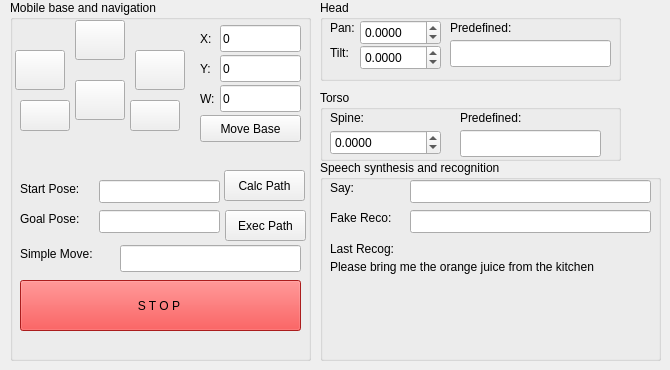
    <widget class="QWidget" name="tabGeneral">
     <attribute name="title">
      <string>General</string>
     </attribute>
     <widget class="QGroupBox" name="gbNavig">
      <property name="geometry">
       <rect>
        <x>10</x>
        <y>0</y>
        <width>301</width>
        <height>361</height>
       </rect>
      </property>
      <property name="styleSheet">
       <string notr="true"/>
      </property>
      <property name="title">
       <string>Mobile base and navigation</string>
      </property>
      <widget class="QPushButton" name="navBtnExecPath">
       <property name="geometry">
        <rect>
         <x>215</x>
         <y>210</y>
         <width>81</width>
         <height>31</height>
        </rect>
       </property>
       <property name="text">
        <string>Exec Path</string>
       </property>
      </widget>
      <widget class="QLineEdit" name="navTxtStartPose">
       <property name="geometry">
        <rect>
         <x>89</x>
         <y>180</y>
         <width>121</width>
         <height>23</height>
        </rect>
       </property>
      </widget>
      <widget class="QLineEdit" name="navTxtGoalPose">
       <property name="geometry">
        <rect>
         <x>89</x>
         <y>210</y>
         <width>121</width>
         <height>23</height>
        </rect>
       </property>
      </widget>
      <widget class="QLabel" name="navLblStartPose">
       <property name="geometry">
        <rect>
         <x>10</x>
         <y>180</y>
         <width>81</width>
         <height>17</height>
        </rect>
       </property>
       <property name="text">
        <string>Start Pose:</string>
       </property>
      </widget>
      <widget class="QPushButton" name="navBtnCalcPath">
       <property name="geometry">
        <rect>
         <x>214</x>
         <y>170</y>
         <width>81</width>
         <height>31</height>
        </rect>
       </property>
       <property name="text">
        <string>Calc Path</string>
       </property>
      </widget>
      <widget class="QLabel" name="navLblGoalPose">
       <property name="geometry">
        <rect>
         <x>10</x>
         <y>210</y>
         <width>81</width>
         <height>17</height>
        </rect>
       </property>
       <property name="text">
        <string>Goal Pose:</string>
       </property>
      </widget>
      <widget class="QLabel" name="navLblMove">
       <property name="geometry">
        <rect>
         <x>10</x>
         <y>245</y>
         <width>101</width>
         <height>17</height>
        </rect>
       </property>
       <property name="text">
        <string>Simple Move:</string>
       </property>
      </widget>
      <widget class="QLineEdit" name="navTxtMove">
       <property name="geometry">
        <rect>
         <x>110</x>
         <y>245</y>
         <width>181</width>
         <height>27</height>
        </rect>
       </property>
      </widget>
      <widget class="QLineEdit" name="txtLinearX">
       <property name="geometry">
        <rect>
         <x>210</x>
         <y>25</y>
         <width>81</width>
         <height>27</height>
        </rect>
       </property>
       <property name="text">
        <string>0</string>
       </property>
      </widget>
      <widget class="QLabel" name="label_2">
       <property name="geometry">
        <rect>
         <x>190</x>
         <y>30</y>
         <width>16</width>
         <height>17</height>
        </rect>
       </property>
       <property name="text">
        <string>X:</string>
       </property>
      </widget>
      <widget class="QPushButton" name="btnTurnRight">
       <property name="geometry">
        <rect>
         <x>125</x>
         <y>50</y>
         <width>50</width>
         <height>40</height>
        </rect>
       </property>
       <property name="text">
        <string/>
       </property>
       <property name="iconSize">
        <size>
         <width>32</width>
         <height>32</height>
        </size>
       </property>
      </widget>
      <widget class="QPushButton" name="btnFwd">
       <property name="geometry">
        <rect>
         <x>65</x>
         <y>20</y>
         <width>50</width>
         <height>40</height>
        </rect>
       </property>
       <property name="text">
        <string/>
       </property>
       <property name="iconSize">
        <size>
         <width>32</width>
         <height>32</height>
        </size>
       </property>
      </widget>
      <widget class="QPushButton" name="btnTurnLeft">
       <property name="geometry">
        <rect>
         <x>5</x>
         <y>50</y>
         <width>50</width>
         <height>40</height>
        </rect>
       </property>
       <property name="text">
        <string/>
       </property>
       <property name="iconSize">
        <size>
         <width>32</width>
         <height>32</height>
        </size>
       </property>
      </widget>
      <widget class="QLineEdit" name="txtAngular">
       <property name="geometry">
        <rect>
         <x>210</x>
         <y>85</y>
         <width>81</width>
         <height>27</height>
        </rect>
       </property>
       <property name="text">
        <string>0</string>
       </property>
      </widget>
      <widget class="QLabel" name="label_3">
       <property name="geometry">
        <rect>
         <x>190</x>
         <y>60</y>
         <width>16</width>
         <height>17</height>
        </rect>
       </property>
       <property name="text">
        <string>Y:</string>
       </property>
      </widget>
      <widget class="QLabel" name="label_4">
       <property name="geometry">
        <rect>
         <x>190</x>
         <y>90</y>
         <width>16</width>
         <height>17</height>
        </rect>
       </property>
       <property name="text">
        <string>W:</string>
       </property>
      </widget>
      <widget class="QPushButton" name="btnBwd">
       <property name="geometry">
        <rect>
         <x>65</x>
         <y>80</y>
         <width>50</width>
         <height>40</height>
        </rect>
       </property>
       <property name="text">
        <string/>
       </property>
       <property name="iconSize">
        <size>
         <width>32</width>
         <height>32</height>
        </size>
       </property>
      </widget>
      <widget class="QPushButton" name="btnCmdVel">
       <property name="geometry">
        <rect>
         <x>190</x>
         <y>115</y>
         <width>101</width>
         <height>27</height>
        </rect>
       </property>
       <property name="text">
        <string>Move Base</string>
       </property>
      </widget>
      <widget class="QLineEdit" name="txtLinearY">
       <property name="geometry">
        <rect>
         <x>210</x>
         <y>55</y>
         <width>81</width>
         <height>27</height>
        </rect>
       </property>
       <property name="text">
        <string>0</string>
       </property>
      </widget>
      <widget class="QPushButton" name="btnStop">
       <property name="geometry">
        <rect>
         <x>10</x>
         <y>280</y>
         <width>281</width>
         <height>51</height>
        </rect>
       </property>
       <property name="palette">
        <palette>
         <active>
          <colorrole role="WindowText">
           <brush brushstyle="SolidPattern">
            <color alpha="255">
             <red>0</red>
             <green>0</green>
             <blue>0</blue>
            </color>
           </brush>
          </colorrole>
          <colorrole role="Button">
           <brush brushstyle="SolidPattern">
            <color alpha="255">
             <red>239</red>
             <green>41</green>
             <blue>41</blue>
            </color>
           </brush>
          </colorrole>
          <colorrole role="Light">
           <brush brushstyle="SolidPattern">
            <color alpha="255">
             <red>255</red>
             <green>147</green>
             <blue>147</blue>
            </color>
           </brush>
          </colorrole>
          <colorrole role="Midlight">
           <brush brushstyle="SolidPattern">
            <color alpha="255">
             <red>247</red>
             <green>94</green>
             <blue>94</blue>
            </color>
           </brush>
          </colorrole>
          <colorrole role="Dark">
           <brush brushstyle="SolidPattern">
            <color alpha="255">
             <red>119</red>
             <green>20</green>
             <blue>20</blue>
            </color>
           </brush>
          </colorrole>
          <colorrole role="Mid">
           <brush brushstyle="SolidPattern">
            <color alpha="255">
             <red>159</red>
             <green>27</green>
             <blue>27</blue>
            </color>
           </brush>
          </colorrole>
          <colorrole role="Text">
           <brush brushstyle="SolidPattern">
            <color alpha="255">
             <red>0</red>
             <green>0</green>
             <blue>0</blue>
            </color>
           </brush>
          </colorrole>
          <colorrole role="BrightText">
           <brush brushstyle="SolidPattern">
            <color alpha="255">
             <red>255</red>
             <green>255</green>
             <blue>255</blue>
            </color>
           </brush>
          </colorrole>
          <colorrole role="ButtonText">
           <brush brushstyle="SolidPattern">
            <color alpha="255">
             <red>0</red>
             <green>0</green>
             <blue>0</blue>
            </color>
           </brush>
          </colorrole>
          <colorrole role="Base">
           <brush brushstyle="SolidPattern">
            <color alpha="255">
             <red>255</red>
             <green>255</green>
             <blue>255</blue>
            </color>
           </brush>
          </colorrole>
          <colorrole role="Window">
           <brush brushstyle="SolidPattern">
            <color alpha="255">
             <red>239</red>
             <green>41</green>
             <blue>41</blue>
            </color>
           </brush>
          </colorrole>
          <colorrole role="Shadow">
           <brush brushstyle="SolidPattern">
            <color alpha="255">
             <red>0</red>
             <green>0</green>
             <blue>0</blue>
            </color>
           </brush>
          </colorrole>
          <colorrole role="AlternateBase">
           <brush brushstyle="SolidPattern">
            <color alpha="255">
             <red>247</red>
             <green>148</green>
             <blue>148</blue>
            </color>
           </brush>
          </colorrole>
          <colorrole role="ToolTipBase">
           <brush brushstyle="SolidPattern">
            <color alpha="255">
             <red>255</red>
             <green>255</green>
             <blue>220</blue>
            </color>
           </brush>
          </colorrole>
          <colorrole role="ToolTipText">
           <brush brushstyle="SolidPattern">
            <color alpha="255">
             <red>0</red>
             <green>0</green>
             <blue>0</blue>
            </color>
           </brush>
          </colorrole>
          <colorrole role="PlaceholderText">
           <brush brushstyle="NoBrush">
            <color alpha="128">
             <red>0</red>
             <green>0</green>
             <blue>0</blue>
            </color>
           </brush>
          </colorrole>
         </active>
         <inactive>
          <colorrole role="WindowText">
           <brush brushstyle="SolidPattern">
            <color alpha="255">
             <red>0</red>
             <green>0</green>
             <blue>0</blue>
            </color>
           </brush>
          </colorrole>
          <colorrole role="Button">
           <brush brushstyle="SolidPattern">
            <color alpha="255">
             <red>239</red>
             <green>41</green>
             <blue>41</blue>
            </color>
           </brush>
          </colorrole>
          <colorrole role="Light">
           <brush brushstyle="SolidPattern">
            <color alpha="255">
             <red>255</red>
             <green>147</green>
             <blue>147</blue>
            </color>
           </brush>
          </colorrole>
          <colorrole role="Midlight">
           <brush brushstyle="SolidPattern">
            <color alpha="255">
             <red>247</red>
             <green>94</green>
             <blue>94</blue>
            </color>
           </brush>
          </colorrole>
          <colorrole role="Dark">
           <brush brushstyle="SolidPattern">
            <color alpha="255">
             <red>119</red>
             <green>20</green>
             <blue>20</blue>
            </color>
           </brush>
          </colorrole>
          <colorrole role="Mid">
           <brush brushstyle="SolidPattern">
            <color alpha="255">
             <red>159</red>
             <green>27</green>
             <blue>27</blue>
            </color>
           </brush>
          </colorrole>
          <colorrole role="Text">
           <brush brushstyle="SolidPattern">
            <color alpha="255">
             <red>0</red>
             <green>0</green>
             <blue>0</blue>
            </color>
           </brush>
          </colorrole>
          <colorrole role="BrightText">
           <brush brushstyle="SolidPattern">
            <color alpha="255">
             <red>255</red>
             <green>255</green>
             <blue>255</blue>
            </color>
           </brush>
          </colorrole>
          <colorrole role="ButtonText">
           <brush brushstyle="SolidPattern">
            <color alpha="255">
             <red>0</red>
             <green>0</green>
             <blue>0</blue>
            </color>
           </brush>
          </colorrole>
          <colorrole role="Base">
           <brush brushstyle="SolidPattern">
            <color alpha="255">
             <red>255</red>
             <green>255</green>
             <blue>255</blue>
            </color>
           </brush>
          </colorrole>
          <colorrole role="Window">
           <brush brushstyle="SolidPattern">
            <color alpha="255">
             <red>239</red>
             <green>41</green>
             <blue>41</blue>
            </color>
           </brush>
          </colorrole>
          <colorrole role="Shadow">
           <brush brushstyle="SolidPattern">
            <color alpha="255">
             <red>0</red>
             <green>0</green>
             <blue>0</blue>
            </color>
           </brush>
          </colorrole>
          <colorrole role="AlternateBase">
           <brush brushstyle="SolidPattern">
            <color alpha="255">
             <red>247</red>
             <green>148</green>
             <blue>148</blue>
            </color>
           </brush>
          </colorrole>
          <colorrole role="ToolTipBase">
           <brush brushstyle="SolidPattern">
            <color alpha="255">
             <red>255</red>
             <green>255</green>
             <blue>220</blue>
            </color>
           </brush>
          </colorrole>
          <colorrole role="ToolTipText">
           <brush brushstyle="SolidPattern">
            <color alpha="255">
             <red>0</red>
             <green>0</green>
             <blue>0</blue>
            </color>
           </brush>
          </colorrole>
          <colorrole role="PlaceholderText">
           <brush brushstyle="NoBrush">
            <color alpha="128">
             <red>0</red>
             <green>0</green>
             <blue>0</blue>
            </color>
           </brush>
          </colorrole>
         </inactive>
         <disabled>
          <colorrole role="WindowText">
           <brush brushstyle="SolidPattern">
            <color alpha="255">
             <red>119</red>
             <green>20</green>
             <blue>20</blue>
            </color>
           </brush>
          </colorrole>
          <colorrole role="Button">
           <brush brushstyle="SolidPattern">
            <color alpha="255">
             <red>239</red>
             <green>41</green>
             <blue>41</blue>
            </color>
           </brush>
          </colorrole>
          <colorrole role="Light">
           <brush brushstyle="SolidPattern">
            <color alpha="255">
             <red>255</red>
             <green>147</green>
             <blue>147</blue>
            </color>
           </brush>
          </colorrole>
          <colorrole role="Midlight">
           <brush brushstyle="SolidPattern">
            <color alpha="255">
             <red>247</red>
             <green>94</green>
             <blue>94</blue>
            </color>
           </brush>
          </colorrole>
          <colorrole role="Dark">
           <brush brushstyle="SolidPattern">
            <color alpha="255">
             <red>119</red>
             <green>20</green>
             <blue>20</blue>
            </color>
           </brush>
          </colorrole>
          <colorrole role="Mid">
           <brush brushstyle="SolidPattern">
            <color alpha="255">
             <red>159</red>
             <green>27</green>
             <blue>27</blue>
            </color>
           </brush>
          </colorrole>
          <colorrole role="Text">
           <brush brushstyle="SolidPattern">
            <color alpha="255">
             <red>119</red>
             <green>20</green>
             <blue>20</blue>
            </color>
           </brush>
          </colorrole>
          <colorrole role="BrightText">
           <brush brushstyle="SolidPattern">
            <color alpha="255">
             <red>255</red>
             <green>255</green>
             <blue>255</blue>
            </color>
           </brush>
          </colorrole>
          <colorrole role="ButtonText">
           <brush brushstyle="SolidPattern">
            <color alpha="255">
             <red>119</red>
             <green>20</green>
             <blue>20</blue>
            </color>
           </brush>
          </colorrole>
          <colorrole role="Base">
           <brush brushstyle="SolidPattern">
            <color alpha="255">
             <red>239</red>
             <green>41</green>
             <blue>41</blue>
            </color>
           </brush>
          </colorrole>
          <colorrole role="Window">
           <brush brushstyle="SolidPattern">
            <color alpha="255">
             <red>239</red>
             <green>41</green>
             <blue>41</blue>
            </color>
           </brush>
          </colorrole>
          <colorrole role="Shadow">
           <brush brushstyle="SolidPattern">
            <color alpha="255">
             <red>0</red>
             <green>0</green>
             <blue>0</blue>
            </color>
           </brush>
          </colorrole>
          <colorrole role="AlternateBase">
           <brush brushstyle="SolidPattern">
            <color alpha="255">
             <red>239</red>
             <green>41</green>
             <blue>41</blue>
            </color>
           </brush>
          </colorrole>
          <colorrole role="ToolTipBase">
           <brush brushstyle="SolidPattern">
            <color alpha="255">
             <red>255</red>
             <green>255</green>
             <blue>220</blue>
            </color>
           </brush>
          </colorrole>
          <colorrole role="ToolTipText">
           <brush brushstyle="SolidPattern">
            <color alpha="255">
             <red>0</red>
             <green>0</green>
             <blue>0</blue>
            </color>
           </brush>
          </colorrole>
          <colorrole role="PlaceholderText">
           <brush brushstyle="NoBrush">
            <color alpha="128">
             <red>0</red>
             <green>0</green>
             <blue>0</blue>
            </color>
           </brush>
          </colorrole>
         </disabled>
        </palette>
       </property>
       <property name="text">
        <string>S T O P </string>
       </property>
      </widget>
      <widget class="QPushButton" name="btnRight">
       <property name="geometry">
        <rect>
         <x>120</x>
         <y>100</y>
         <width>50</width>
         <height>31</height>
        </rect>
       </property>
       <property name="text">
        <string/>
       </property>
       <property name="iconSize">
        <size>
         <width>32</width>
         <height>32</height>
        </size>
       </property>
      </widget>
      <widget class="QPushButton" name="btnLeft">
       <property name="geometry">
        <rect>
         <x>10</x>
         <y>100</y>
         <width>50</width>
         <height>31</height>
        </rect>
       </property>
       <property name="text">
        <string/>
       </property>
       <property name="iconSize">
        <size>
         <width>32</width>
         <height>32</height>
        </size>
       </property>
      </widget>
     </widget>
     <widget class="QGroupBox" name="gbHead">
      <property name="geometry">
       <rect>
        <x>320</x>
        <y>0</y>
        <width>301</width>
        <height>81</height>
       </rect>
      </property>
      <property name="title">
       <string>Head</string>
      </property>
      <widget class="QDoubleSpinBox" name="hdTxtPan">
       <property name="geometry">
        <rect>
         <x>40</x>
         <y>20</y>
         <width>81</width>
         <height>25</height>
        </rect>
       </property>
       <property name="keyboardTracking">
        <bool>false</bool>
       </property>
       <property name="decimals">
        <number>4</number>
       </property>
       <property name="minimum">
        <double>-1.570800000000000</double>
       </property>
       <property name="maximum">
        <double>1.570800000000000</double>
       </property>
       <property name="singleStep">
        <double>0.100000000000000</double>
       </property>
      </widget>
      <widget class="QLabel" name="hdLblPan">
       <property name="geometry">
        <rect>
         <x>10</x>
         <y>20</y>
         <width>31</width>
         <height>16</height>
        </rect>
       </property>
       <property name="text">
        <string>Pan:</string>
       </property>
      </widget>
      <widget class="QLabel" name="label">
       <property name="geometry">
        <rect>
         <x>10</x>
         <y>45</y>
         <width>31</width>
         <height>16</height>
        </rect>
       </property>
       <property name="text">
        <string>Tilt:</string>
       </property>
      </widget>
      <widget class="QDoubleSpinBox" name="hdTxtTilt">
       <property name="geometry">
        <rect>
         <x>40</x>
         <y>45</y>
         <width>81</width>
         <height>25</height>
        </rect>
       </property>
       <property name="keyboardTracking">
        <bool>false</bool>
       </property>
       <property name="decimals">
        <number>4</number>
       </property>
       <property name="minimum">
        <double>-1.500000000000000</double>
       </property>
       <property name="maximum">
        <double>0.300000000000000</double>
       </property>
       <property name="singleStep">
        <double>0.100000000000000</double>
       </property>
      </widget>
      <widget class="QLabel" name="hdLblHeadPoseLbl">
       <property name="geometry">
        <rect>
         <x>130</x>
         <y>20</y>
         <width>91</width>
         <height>16</height>
        </rect>
       </property>
       <property name="text">
        <string>Predefined:</string>
       </property>
      </widget>
      <widget class="QLineEdit" name="hdTxtPredefined">
       <property name="geometry">
        <rect>
         <x>130</x>
         <y>40</y>
         <width>161</width>
         <height>27</height>
        </rect>
       </property>
      </widget>
     </widget>
     <widget class="QGroupBox" name="gbSpeech">
      <property name="geometry">
       <rect>
        <x>320</x>
        <y>160</y>
        <width>341</width>
        <height>201</height>
       </rect>
      </property>
      <property name="title">
       <string>Speech synthesis and recognition</string>
      </property>
      <widget class="QLineEdit" name="spgTxtSay">
       <property name="geometry">
        <rect>
         <x>90</x>
         <y>20</y>
         <width>241</width>
         <height>23</height>
        </rect>
       </property>
      </widget>
      <widget class="QLabel" name="spgLabel">
       <property name="geometry">
        <rect>
         <x>10</x>
         <y>20</y>
         <width>31</width>
         <height>16</height>
        </rect>
       </property>
       <property name="text">
        <string>Say:</string>
       </property>
      </widget>
      <widget class="QLabel" name="sprLabel">
       <property name="geometry">
        <rect>
         <x>10</x>
         <y>50</y>
         <width>71</width>
         <height>16</height>
        </rect>
       </property>
       <property name="text">
        <string>Fake Reco:</string>
       </property>
      </widget>
      <widget class="QLineEdit" name="sprTxtFakeRecog">
       <property name="geometry">
        <rect>
         <x>90</x>
         <y>50</y>
         <width>241</width>
         <height>23</height>
        </rect>
       </property>
      </widget>
      <widget class="QLabel" name="laLblAngles6_5">
       <property name="geometry">
        <rect>
         <x>10</x>
         <y>80</y>
         <width>81</width>
         <height>17</height>
        </rect>
       </property>
       <property name="text">
        <string>Last Recog:</string>
       </property>
      </widget>
      <widget class="QLabel" name="sprLblLastRecog">
       <property name="geometry">
        <rect>
         <x>10</x>
         <y>100</y>
         <width>321</width>
         <height>61</height>
        </rect>
       </property>
       <property name="text">
        <string>Please bring me the orange juice from the kitchen</string>
       </property>
       <property name="alignment">
        <set>Qt::AlignLeading|Qt::AlignLeft|Qt::AlignTop</set>
       </property>
       <property name="wordWrap">
        <bool>true</bool>
       </property>
      </widget>
     </widget>
     <widget class="QGroupBox" name="gbHead_2">
      <property name="geometry">
       <rect>
        <x>320</x>
        <y>90</y>
        <width>301</width>
        <height>71</height>
       </rect>
      </property>
      <property name="title">
       <string>Torso</string>
      </property>
      <widget class="QDoubleSpinBox" name="torTxtPos">
       <property name="geometry">
        <rect>
         <x>10</x>
         <y>40</y>
         <width>111</width>
         <height>25</height>
        </rect>
       </property>
       <property name="keyboardTracking">
        <bool>false</bool>
       </property>
       <property name="decimals">
        <number>4</number>
       </property>
       <property name="minimum">
        <double>-1.570800000000000</double>
       </property>
       <property name="maximum">
        <double>1.570800000000000</double>
       </property>
       <property name="singleStep">
        <double>0.050000000000000</double>
       </property>
      </widget>
      <widget class="QLabel" name="hdLblPan_2">
       <property name="geometry">
        <rect>
         <x>10</x>
         <y>20</y>
         <width>51</width>
         <height>16</height>
        </rect>
       </property>
       <property name="text">
        <string>Spine:</string>
       </property>
      </widget>
      <widget class="QLabel" name="hdLblHeadPoseLbl_2">
       <property name="geometry">
        <rect>
         <x>140</x>
         <y>20</y>
         <width>91</width>
         <height>16</height>
        </rect>
       </property>
       <property name="text">
        <string>Predefined:</string>
       </property>
      </widget>
      <widget class="QLineEdit" name="torTxtPredefined">
       <property name="geometry">
        <rect>
         <x>140</x>
         <y>40</y>
         <width>141</width>
         <height>27</height>
        </rect>
       </property>
      </widget>
     </widget>
    </widget>
